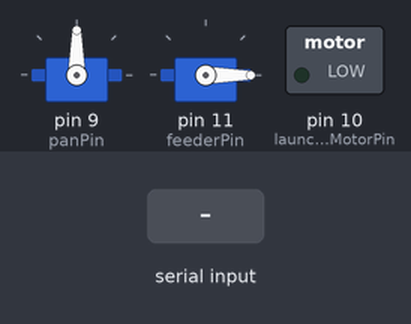
The sketch below on a simulated Arduino Uno, built with avr-gcc and run on an emulated ATmega328P. On the bench: 2 × servo, switched loads named in the sketch (green lamp = pin HIGH). The inputs (shaded band) are chosen by the test bench.

Above: at 1.2 s.
1.3 s: "FIRE::45\n" received over Serial
At 1.7 s:
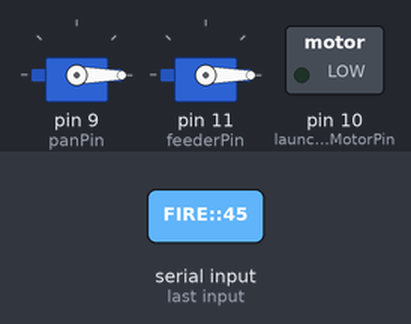
At 2.3 s:
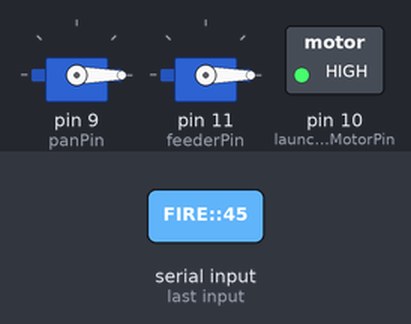
Timing chart, 0 to 5.2 s (numbered marks = the images above; inputs shaded):
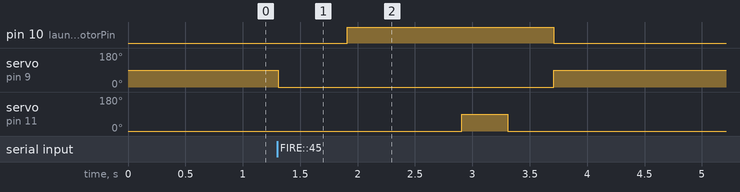

Measured:
- after the input at 1.3 s, pin 10 (launcherMotorPin): LOW → HIGH after 0.61 s, → LOW 1.8 s later; servo on pin 9 (panPin): 90° → 0° at once, → 90° 2.4 s later; servo on pin 11 (feederPin): 0° → 90° after 1.6 s, → 0° 0.40 s later

The sketch:

titan_turret.ino
```cpp
#include <Servo.h>

// Hardware Objects
Servo panServo;       // Aims the turret left/right
Servo feederServo;    // Pushes the treat into the launcher

// Pin Definitions
const int panPin = 9;
const int feederPin = 11;
const int launcherMotorPin = 10; // Must be a PWM (~) pin for speed control

void setup() {
  Serial.begin(9600); // Matches the 9600 baud rate in your Python script

  panServo.attach(panPin);
  feederServo.attach(feederPin);
  pinMode(launcherMotorPin, OUTPUT);

  // Set default starting positions
  panServo.write(90);       // Center the turret
  feederServo.write(0);     // Retract the feeder arm
  analogWrite(launcherMotorPin, 0); // Flywheels off
}

void loop() {
  // Listen for the string from Python over the USB cable
  if (Serial.available() > 0) {
    String command = Serial.readStringUntil('\n');
    command.trim();

    // Check if the message is our trigger command
    if (command.startsWith("FIRE:")) {

      // Chop up the string to find the two numbers
      int firstColon = command.indexOf(':');
      int secondColon = command.indexOf(':', firstColon + 1);

      if (firstColon != -1 && secondColon != -1) {
        String angleStr = command.substring(firstColon + 1, secondColon);
        String distStr = command.substring(secondColon + 1);

        int targetAngle = angleStr.toInt();
        int targetDistance = distStr.toInt();

        // Execute the physical launch sequence
        fireTreat(targetAngle, targetDistance);
      }
    }
  }
}

void fireTreat(int angle, int distance) {
  // 1. Aim the turret base
  panServo.write(angle);
  delay(600); // Give the base time to rotate into position

  // 2. Spin up the launcher motors
  // This maps your UI distance (3 to 10 feet) to a motor PWM speed (150 to 255)
  int motorSpeed = map(distance, 3, 10, 150, 255);
  motorSpeed = constrain(motorSpeed, 100, 255); // Safety limit

  analogWrite(launcherMotorPin, motorSpeed);
  delay(1000); // Wait 1 second for flywheels to reach max RPM

  // 3. Push the treat into the spinning flywheels
  feederServo.write(90); // Flick the arm forward
  delay(400);
  feederServo.write(0);  // Instantly pull the arm back
  delay(400);

  // 4. Spin down motors and return to standby
  analogWrite(launcherMotorPin, 0);
  panServo.write(90);
}
```
